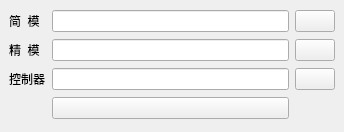
<?xml version="1.0" encoding="UTF-8"?>
<ui version="4.0">
 <class>clothContrlMainWindow</class>
 <widget class="QMainWindow" name="clothContrlMainWindow">
  <property name="geometry">
   <rect>
    <x>0</x>
    <y>0</y>
    <width>344</width>
    <height>132</height>
   </rect>
  </property>
  <property name="windowTitle">
   <string>ClothContrl</string>
  </property>
  <widget class="QWidget" name="centralwidget">
   <layout class="QGridLayout" name="gridLayout">
    <item row="3" column="1">
     <widget class="QPushButton" name="runBtn">
      <property name="text">
       <string/>
      </property>
      <property name="icon">
       <iconset>
        <normaloff>player-play.png</normaloff>player-play.png</iconset>
      </property>
     </widget>
    </item>
    <item row="1" column="0">
     <widget class="QLabel" name="highLabel">
      <property name="text">
       <string>精  模</string>
      </property>
     </widget>
    </item>
    <item row="2" column="0">
     <widget class="QLabel" name="controlLabel">
      <property name="text">
       <string>控制器</string>
      </property>
     </widget>
    </item>
    <item row="0" column="0">
     <widget class="QLabel" name="lowLabel">
      <property name="text">
       <string>简  模</string>
      </property>
     </widget>
    </item>
    <item row="1" column="1">
     <widget class="QLineEdit" name="highLineEdit"/>
    </item>
    <item row="2" column="1">
     <widget class="QLineEdit" name="controlLineEdit"/>
    </item>
    <item row="0" column="1">
     <widget class="QLineEdit" name="lowLineEdit"/>
    </item>
    <item row="0" column="2">
     <widget class="QPushButton" name="lowBtn">
      <property name="text">
       <string/>
      </property>
      <property name="icon">
       <iconset>
        <normaloff>refresh.png</normaloff>refresh.png</iconset>
      </property>
     </widget>
    </item>
    <item row="1" column="2">
     <widget class="QPushButton" name="highBtn">
      <property name="text">
       <string/>
      </property>
      <property name="icon">
       <iconset>
        <normaloff>refresh.png</normaloff>refresh.png</iconset>
      </property>
     </widget>
    </item>
    <item row="2" column="2">
     <widget class="QPushButton" name="controlBtn">
      <property name="text">
       <string/>
      </property>
      <property name="icon">
       <iconset>
        <normaloff>refresh.png</normaloff>refresh.png</iconset>
      </property>
     </widget>
    </item>
   </layout>
  </widget>
 </widget>
 <resources/>
 <connections/>
</ui>
